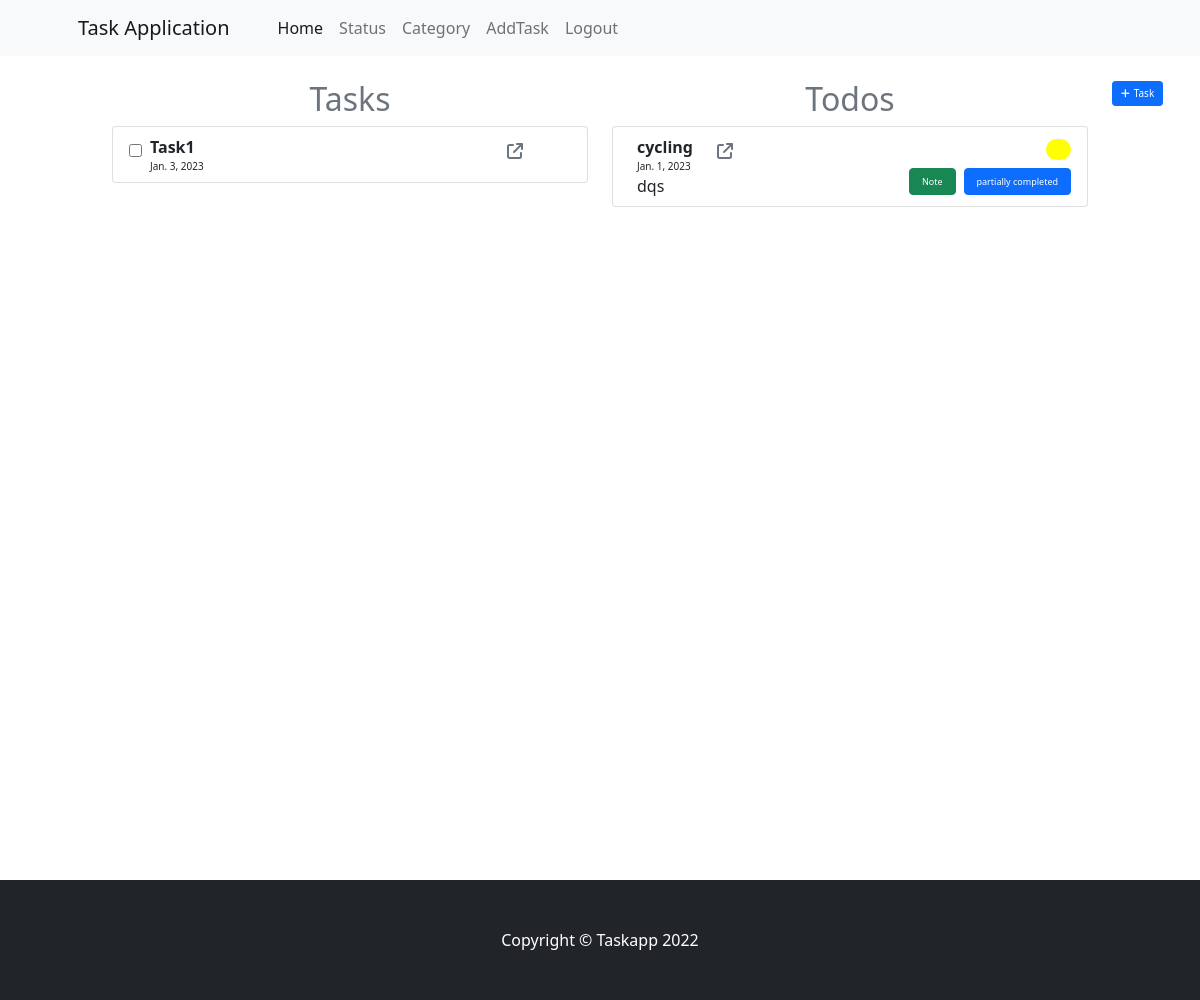
/todo/home/ (signed in), run on the app's committed database.
### taskapp/models.py (models this page shows, shortened)
class Tasks(models.Model):
    task_name = models.CharField(max_length=120)
    description = models.CharField(max_length=500)
    task_category = models.ForeignKey(Category, on_delete=models.CASCADE)
    task_image = models.ImageField(upload_to='task_images')
    needed_time = models.DateField()
    added_date = models.DateField(null=True, blank=True, auto_now_add=True)
    is_active = models.BooleanField(default=False)

class Todos(models.Model):
    todo_task = models.ForeignKey(Tasks, on_delete=models.CASCADE, related_name='new_todo')
    todo_status = models.ForeignKey(TaskStatus, on_delete=models.CASCADE,
                                    null=True, blank=True, related_name='todo_stat_info')
    todo_note = models.CharField(max_length=10000, null=True, blank=True)
    slug = models.SlugField(max_length=1000, null=True, blank=True)

### taskstatusapp/models.py (models this page shows)
class TaskStatus(models.Model):
    stat_name = models.CharField(max_length=120)
    color_choices = (('lawngreen', 'lawngreen'),
                     ('blue', 'blue'),
                     ('yellow', 'yellow'),
                     ('green', 'green'),
                     ('red', 'red'),
                     ('grey', 'grey'),
                     ('orange', 'orange'),
                     ('pink', 'pink'),
                     ('teal', 'teal'),
                     ('black', 'black'),
                     ('aqua', 'aqua'))
    stat_color = models.CharField(max_length=20, choices=color_choices)
    def __str__(self):
        return self.stat_name

### taskapp/views.py (the view)
# urls.py: path('todo/home/', views.NewHomeView.as_view(), name='todo-home'),
@method_decorator(login_required, name='dispatch')
class NewHomeView(CreateNewTaskView):
    def get(self, request, *args, **kwargs):
        category_list = []
        qs = Category.objects.all().order_by('id')
        for i in qs:
            category_list.append(i.cat_name)
        new_tasks = Tasks.objects.filter(is_active=False).order_by('id').values()
        new_todos = Todos.objects.all().order_by('id')
        if new_tasks or new_todos:
            return render(request, 'home.html', {'pending_tasks': new_tasks, 'todos': new_todos, 'cat_list': category_list})
        else:
            return render(request, 'home.html')

### taskapp/templates/home.html (shortened to what this page needs)
{% extends 'base.html' %}
{%block body_block%}
    <div class="container-fluid">
      <div class="row">
        <div class="col-1"></div>
        <div class="col-10">
          <div class="row">
            <div class="col-6 left">
                <div class="row" style="margin-top: 80px; min-height: 100vh;" id="top-left">
                    <div class="col-12">
                      <div class="row">
                        <div class="col-12 d-flex justify-content-center">
                          <div>
                            <h2 class="text-muted">Tasks</h2>
                          </div>
                        </div>
                      </div>
                      {% if  pending_tasks%}
                        {% for task in pending_tasks %}
                          <ol class="list-group mb-3 v1" id="{{task.id}}">
                            <li class="list-group-item d-flex justify-content-between align-items-start">
                                <div class="mt-1">
                                    <div>
                                        <input class="checkboxes" type="checkbox" value="{{task.id}}" id="check{{task.id}}">
                                    </div>
                                </div>
                              <div class="ms-2 me-auto">
                                <div class="fw-bold" id="{{task.id}}b_task_name">{{task.task_name}}</div>
                                <p style="font-size: x-small; margin:0;">{{task.added_date}}</p>
                              </div>
                              <div class="me-5 d-flex align-items-center">
                                <div class="mt-1">
                                    <a href="{%url 'todo-details' task.id%}">
                                        <i class="fa-solid fa-arrow-up-right-from-square text-muted"></i>
                                    </a>
                                </div>
                              </div>
                            </li>
                          </ol>
                        {% endfor %}
                      {% endif %}
                    </div>
                </div>
            </div>
            <div class="col-6 right">
                <div class="row" style="margin-top: 80px; min-height: 100vh;" id="top-right">
                    <div class="col-12">
                      <div class="row">
                        <div class="col-12 d-flex justify-content-center">
                          <div>
                            <h2 class="text-muted">Todos</h2>
                          </div>
                        </div>
                      </div>
                      {% if todos %}
                        {% for todo in todos %}
                          <ol class="list-group mb-3 v1" id="{{todo.todo_task.id}}right">
                            <li class="list-group-item d-flex justify-content-between align-items-start">
                              <div class="ms-2 me-auto d-flex">
                                <div>
                                  <div class="fw-bold">{{todo.todo_task.task_name}}</div>
                                  <p style="font-size: x-small; margin:0;">{{todo.todo_task.added_date}}</p>
                                  <div  style="max-width: 100px; display:flex; ">
                                    <div id="{{todo.id}}task_note">
                                      {% if todo.todo_note %}
                                      {{todo.todo_note}}
                                      {% endif %}
                                    </div>
                                  </div>
                                </div>
                                <div class="mt-1 ms-4">
                                  <a href="{%url 'todo-todo-details' todo.slug%}">
                                    <i class="fa-solid fa-arrow-up-right-from-square text-muted"></i>
                                  </a>
                                </div>
                              </div>
                              <div class="d-flex flex-column">
                                <div style="align-self: flex-end;" id="{{todo.id}}badge_live">
                                  <span class="badge  rounded-pill" id="{{todo.id}}badge"
                                    style="background-color:{{todo.todo_status.stat_color}};">&nbsp&nbsp&nbsp
                                  </span>
                                </div>
                                <div class="mt-2 d-flex">
                                  <div class="me-2">
                                    <button type="button" class="btn btn-success" data-bs-toggle="modal"
                                    data-bs-target="#exampleModal{{todo.id}}" style="font-size: xx-small;">
                                      Note
                                    </button>
                                  </div>
                                  <div id="{{todo.id}}btn_live_change">
                                    <div id="{{todo.id}}btn_live">
                                      <input type="submit" value="{{todo.todo_status}}" id="{{todo.id}}"
                                        class="btn btn-primary stat_btns"
                                        style="font-size: xx-small;">
                                    </div>
                                  </div>
                                </div>
                              </div>
                            </li>
                          </ol>
                        {% endfor %}
                      {% endif %}
                    </div>
                </div>
            </div>
        </div>
        </div>
        <div class="col-1">
          <div class="row" style="margin-top: 80px;">
            <div class="col-12">
              <a class="btn btn-sm btn-primary" id="new_task_btn" style="font-size: x-small;">
                <i class="fa-solid fa-plus me-1"></i><span>Task</span>
              </a>
            </div>
          </div>
        </div>
      </div>
    </div>
{%endblock%}

### data on the page
Tasks: task_name "Task1", added_date "Jan. 3, 2023"
Todos: todo_task.task_name "cycling", todo_task.added_date "Jan. 1, 2023", todo_note "dqs", todo_status "partially completed"
